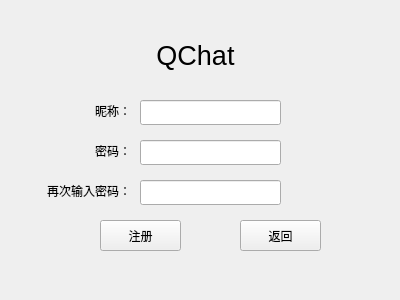
<?xml version="1.0" encoding="UTF-8"?>
<ui version="4.0">
 <class>RegisterWidget</class>
 <widget class="QWidget" name="RegisterWidget">
  <property name="geometry">
   <rect>
    <x>0</x>
    <y>0</y>
    <width>400</width>
    <height>300</height>
   </rect>
  </property>
  <property name="windowTitle">
   <string>Form</string>
  </property>
  <widget class="QPushButton" name="registerButton">
   <property name="geometry">
    <rect>
     <x>100</x>
     <y>220</y>
     <width>81</width>
     <height>31</height>
    </rect>
   </property>
   <property name="text">
    <string>注册</string>
   </property>
  </widget>
  <widget class="QLabel" name="nameLabel">
   <property name="geometry">
    <rect>
     <x>70</x>
     <y>100</y>
     <width>61</width>
     <height>21</height>
    </rect>
   </property>
   <property name="text">
    <string>昵称：</string>
   </property>
   <property name="alignment">
    <set>Qt::AlignmentFlag::AlignRight|Qt::AlignmentFlag::AlignTrailing|Qt::AlignmentFlag::AlignVCenter</set>
   </property>
  </widget>
  <widget class="QLabel" name="againLabel">
   <property name="geometry">
    <rect>
     <x>20</x>
     <y>180</y>
     <width>111</width>
     <height>21</height>
    </rect>
   </property>
   <property name="text">
    <string>再次输入密码：</string>
   </property>
   <property name="alignment">
    <set>Qt::AlignmentFlag::AlignRight|Qt::AlignmentFlag::AlignTrailing|Qt::AlignmentFlag::AlignVCenter</set>
   </property>
  </widget>
  <widget class="QLineEdit" name="nameEdit">
   <property name="geometry">
    <rect>
     <x>140</x>
     <y>100</y>
     <width>141</width>
     <height>25</height>
    </rect>
   </property>
  </widget>
  <widget class="QLineEdit" name="againEdit">
   <property name="geometry">
    <rect>
     <x>140</x>
     <y>180</y>
     <width>141</width>
     <height>25</height>
    </rect>
   </property>
  </widget>
  <widget class="QLabel" name="QChatLabel">
   <property name="geometry">
    <rect>
     <x>140</x>
     <y>20</y>
     <width>111</width>
     <height>71</height>
    </rect>
   </property>
   <property name="font">
    <font>
     <pointsize>20</pointsize>
    </font>
   </property>
   <property name="text">
    <string>QChat</string>
   </property>
   <property name="textFormat">
    <enum>Qt::TextFormat::AutoText</enum>
   </property>
   <property name="alignment">
    <set>Qt::AlignmentFlag::AlignCenter</set>
   </property>
  </widget>
  <widget class="QLabel" name="passwordLabel">
   <property name="geometry">
    <rect>
     <x>70</x>
     <y>140</y>
     <width>61</width>
     <height>21</height>
    </rect>
   </property>
   <property name="text">
    <string>密码：</string>
   </property>
   <property name="alignment">
    <set>Qt::AlignmentFlag::AlignRight|Qt::AlignmentFlag::AlignTrailing|Qt::AlignmentFlag::AlignVCenter</set>
   </property>
  </widget>
  <widget class="QLineEdit" name="passwordEdit">
   <property name="geometry">
    <rect>
     <x>140</x>
     <y>140</y>
     <width>141</width>
     <height>25</height>
    </rect>
   </property>
  </widget>
  <widget class="QPushButton" name="backButton">
   <property name="geometry">
    <rect>
     <x>240</x>
     <y>220</y>
     <width>81</width>
     <height>31</height>
    </rect>
   </property>
   <property name="text">
    <string>返回</string>
   </property>
  </widget>
 </widget>
 <resources/>
 <connections/>
</ui>
